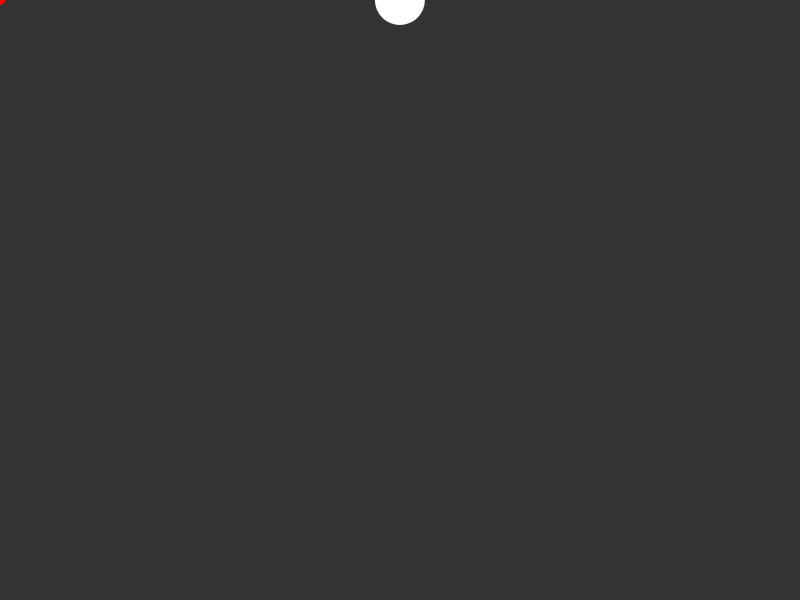
Frame 1 (no input)
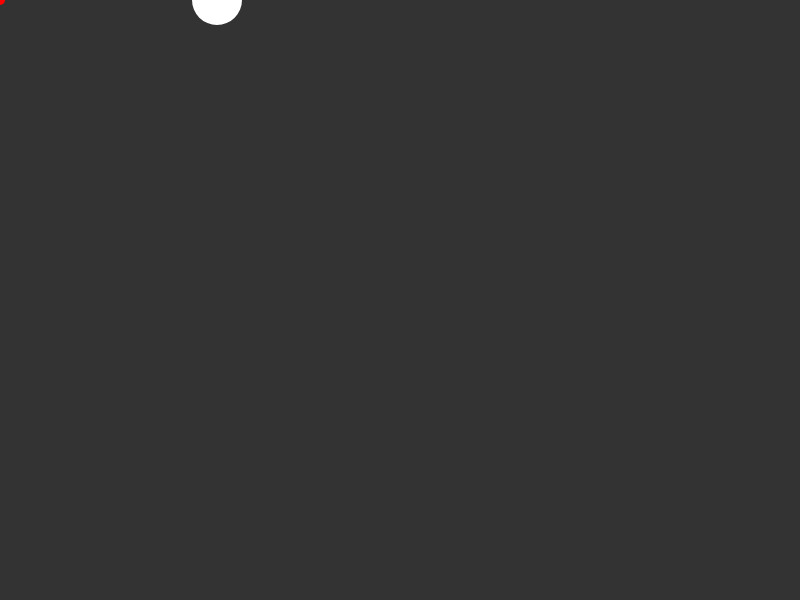
Frame 60 (no input)
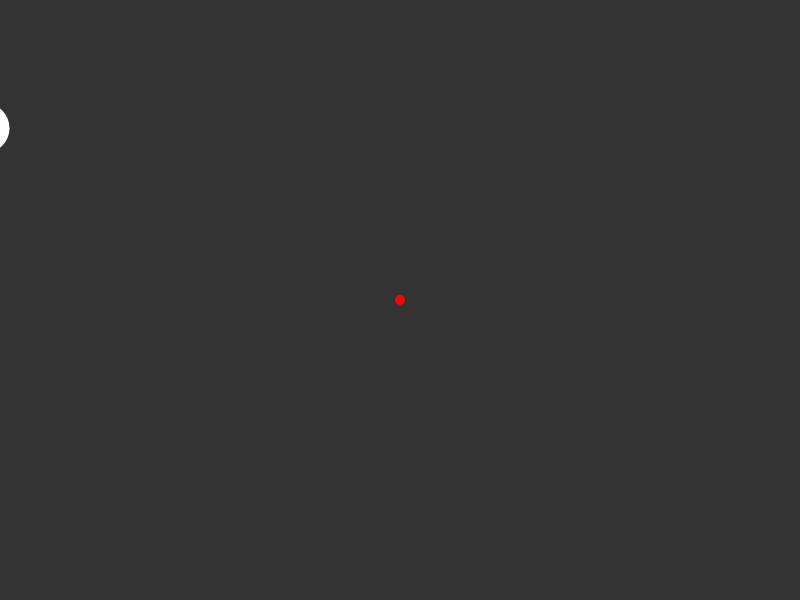
Frame 120 (the mouse pressed at the canvas centre since frame 60)

The p5.js sketch that drew these frames (run headless with seeded random() and noise() and a simulated clock; from frame 60 on, the mouse is pressed at the canvas centre):

// p5.js sketch
// ── sketch.js
var walker, dot;

function setup() {
  createCanvas(800, 600);
  noStroke();
  walker = new Walker();
  dot = new Dot();
}

function draw() {
  background(51);

  walker.update();
  walker.render();
  dot.update();
  dot.render();
}

function Walker() {
  this.pos = createVector(width / 2, 0);
  this.vel = createVector(0, 0);

  this.update = function() {
    var mouse = createVector(mouseX, mouseY);
    this.acc = p5.Vector.sub(mouse, this.pos);
    this.acc.setMag(0.1);
    this.vel.add(this.acc);
    this.pos.add(this.vel);
  }

  this.render = function() {
    fill('#fff');
    ellipse(this.pos.x, this.pos.y, 50, 50);
  }
}

function Dot() {
  this.pos = createVector(mouseX, mouseY)
  this.update = function() {
    this.pos = createVector(mouseX, mouseY);
  }
  this.render = function() {
    fill('#f00');
    ellipse(this.pos.x, this.pos.y, 10, 10);
  }
}
